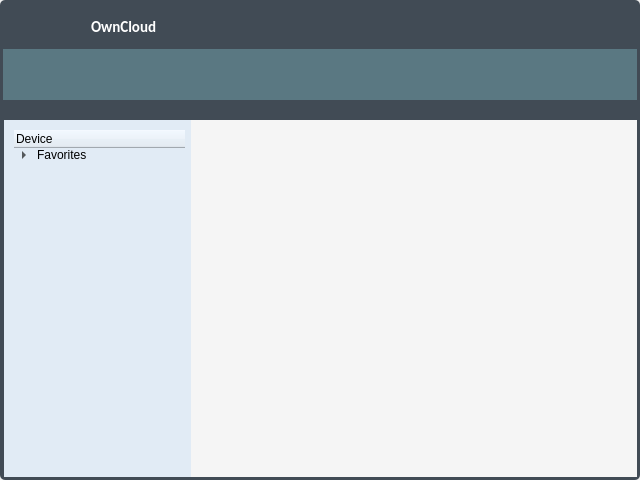
<?xml version="1.0" encoding="UTF-8"?>
<ui version="4.0">
 <class>MainWindow</class>
 <widget class="QMainWindow" name="MainWindow">
  <property name="geometry">
   <rect>
    <x>0</x>
    <y>0</y>
    <width>640</width>
    <height>480</height>
   </rect>
  </property>
  <property name="minimumSize">
   <size>
    <width>640</width>
    <height>480</height>
   </size>
  </property>
  <property name="windowTitle">
   <string>MainWindow</string>
  </property>
  <property name="styleSheet">
   <string notr="true"/>
  </property>
  <widget class="QWidget" name="centralWidget">
   <widget class="QWidget" name="widget" native="true">
    <property name="geometry">
     <rect>
      <x>0</x>
      <y>0</y>
      <width>640</width>
      <height>480</height>
     </rect>
    </property>
    <property name="sizePolicy">
     <sizepolicy hsizetype="Preferred" vsizetype="Preferred">
      <horstretch>0</horstretch>
      <verstretch>0</verstretch>
     </sizepolicy>
    </property>
    <property name="minimumSize">
     <size>
      <width>640</width>
      <height>480</height>
     </size>
    </property>
    <property name="maximumSize">
     <size>
      <width>640</width>
      <height>480</height>
     </size>
    </property>
    <property name="styleSheet">
     <string notr="true">background-color: rgb(65, 75, 85);
border-radius: 5px;</string>
    </property>
    <widget class="QLabel" name="label">
     <property name="geometry">
      <rect>
       <x>91</x>
       <y>18</y>
       <width>70</width>
       <height>18</height>
      </rect>
     </property>
     <property name="font">
      <font>
       <family>Calibri</family>
       <pointsize>11</pointsize>
       <weight>75</weight>
       <bold>true</bold>
       <stylestrategy>PreferAntialias</stylestrategy>
      </font>
     </property>
     <property name="styleSheet">
      <string notr="true">color: rgb(255,255,255);</string>
     </property>
     <property name="text">
      <string>OwnCloud</string>
     </property>
    </widget>
    <widget class="QWidget" name="widget_2" native="true">
     <property name="geometry">
      <rect>
       <x>4</x>
       <y>120</y>
       <width>187</width>
       <height>357</height>
      </rect>
     </property>
     <property name="styleSheet">
      <string notr="true">background-color: rgb(225,235,245);
border-radius: 0px;</string>
     </property>
     <widget class="QTreeWidget" name="treeWidget">
      <property name="geometry">
       <rect>
        <x>10</x>
        <y>10</y>
        <width>171</width>
        <height>321</height>
       </rect>
      </property>
      <column>
       <property name="text">
        <string>Device</string>
       </property>
       <property name="icon">
        <iconset theme="computer">
         <normaloff>.</normaloff>.</iconset>
       </property>
      </column>
      <item>
       <property name="text">
        <string>Favorites</string>
       </property>
       <property name="icon">
        <iconset theme="favorites">
         <normaloff>.</normaloff>.</iconset>
       </property>
       <item>
        <property name="text">
         <string>Desktop</string>
        </property>
        <property name="icon">
         <iconset theme="desktop">
          <normaloff>.</normaloff>.</iconset>
        </property>
       </item>
       <item>
        <property name="text">
         <string>Documents</string>
        </property>
        <property name="icon">
         <iconset theme="folder">
          <normaloff>.</normaloff>.</iconset>
        </property>
       </item>
       <item>
        <property name="text">
         <string>Downloads</string>
        </property>
        <property name="icon">
         <iconset theme="download">
          <normaloff>.</normaloff>.</iconset>
        </property>
       </item>
      </item>
     </widget>
    </widget>
    <widget class="QWidget" name="widget_3" native="true">
     <property name="geometry">
      <rect>
       <x>3</x>
       <y>49</y>
       <width>634</width>
       <height>51</height>
      </rect>
     </property>
     <property name="styleSheet">
      <string notr="true">border-radius:0px;
background-color: rgb(90,120,130);
</string>
     </property>
    </widget>
    <widget class="QWidget" name="widget_4" native="true">
     <property name="geometry">
      <rect>
       <x>191</x>
       <y>120</y>
       <width>446</width>
       <height>357</height>
      </rect>
     </property>
     <property name="styleSheet">
      <string notr="true">background-color: rgb(245,245,245);
border-radius: 0px;</string>
     </property>
     <widget class="QWidget" name="formLayoutWidget">
      <property name="geometry">
       <rect>
        <x>0</x>
        <y>0</y>
        <width>451</width>
        <height>361</height>
       </rect>
      </property>
      <layout class="QFormLayout" name="formLayout">
       <property name="horizontalSpacing">
        <number>10</number>
       </property>
       <property name="verticalSpacing">
        <number>10</number>
       </property>
       <property name="leftMargin">
        <number>10</number>
       </property>
       <property name="topMargin">
        <number>10</number>
       </property>
       <property name="rightMargin">
        <number>10</number>
       </property>
       <property name="bottomMargin">
        <number>10</number>
       </property>
       <item row="0" column="0">
        <widget class="QLabel" name="label_4">
         <property name="minimumSize">
          <size>
           <width>48</width>
           <height>48</height>
          </size>
         </property>
         <property name="maximumSize">
          <size>
           <width>48</width>
           <height>48</height>
          </size>
         </property>
         <property name="text">
          <string/>
         </property>
         <property name="pixmap">
          <pixmap>folder.svg</pixmap>
         </property>
         <property name="scaledContents">
          <bool>true</bool>
         </property>
        </widget>
       </item>
       <item row="0" column="1">
        <widget class="QLabel" name="label_5">
         <property name="minimumSize">
          <size>
           <width>48</width>
           <height>48</height>
          </size>
         </property>
         <property name="maximumSize">
          <size>
           <width>48</width>
           <height>48</height>
          </size>
         </property>
         <property name="text">
          <string/>
         </property>
         <property name="pixmap">
          <pixmap>folder.svg</pixmap>
         </property>
         <property name="scaledContents">
          <bool>true</bool>
         </property>
        </widget>
       </item>
      </layout>
     </widget>
    </widget>
    <widget class="QLabel" name="label_2">
     <property name="geometry">
      <rect>
       <x>14</x>
       <y>15</y>
       <width>24</width>
       <height>21</height>
      </rect>
     </property>
     <property name="styleSheet">
      <string notr="true"/>
     </property>
     <property name="text">
      <string/>
     </property>
     <property name="pixmap">
      <pixmap>appbar.align.justify.svg</pixmap>
     </property>
     <property name="scaledContents">
      <bool>true</bool>
     </property>
     <property name="alignment">
      <set>Qt::AlignLeading|Qt::AlignLeft|Qt::AlignTop</set>
     </property>
    </widget>
    <widget class="QLabel" name="label_3">
     <property name="geometry">
      <rect>
       <x>51</x>
       <y>10</y>
       <width>30</width>
       <height>30</height>
      </rect>
     </property>
     <property name="text">
      <string/>
     </property>
     <property name="pixmap">
      <pixmap>folder.svg</pixmap>
     </property>
     <property name="scaledContents">
      <bool>true</bool>
     </property>
    </widget>
    <zorder>widget_3</zorder>
    <zorder>label</zorder>
    <zorder>widget_2</zorder>
    <zorder>widget_4</zorder>
    <zorder>label_2</zorder>
    <zorder>label_3</zorder>
   </widget>
  </widget>
 </widget>
 <layoutdefault spacing="6" margin="11"/>
 <resources/>
 <connections/>
</ui>
